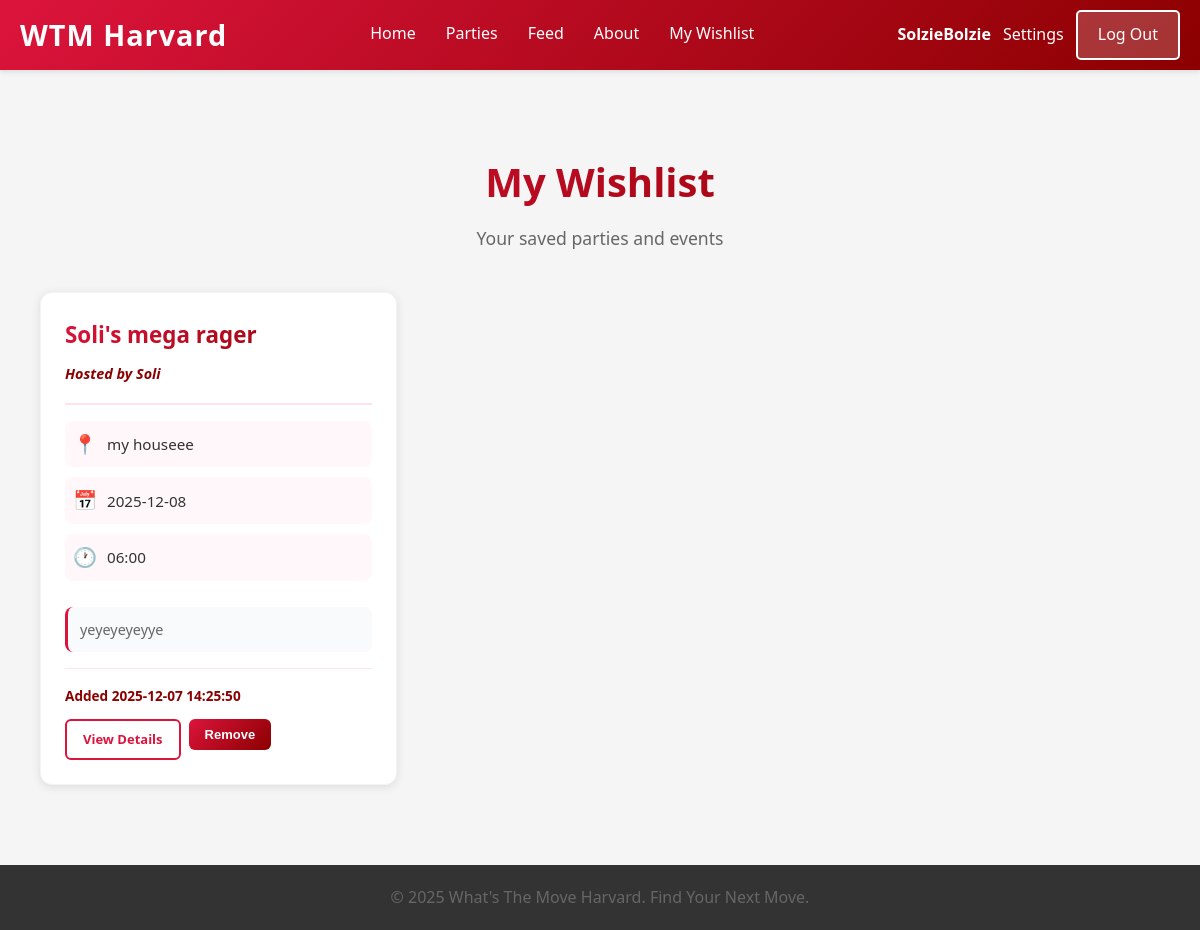
Before: /wishlist (signed in) with the older database file.
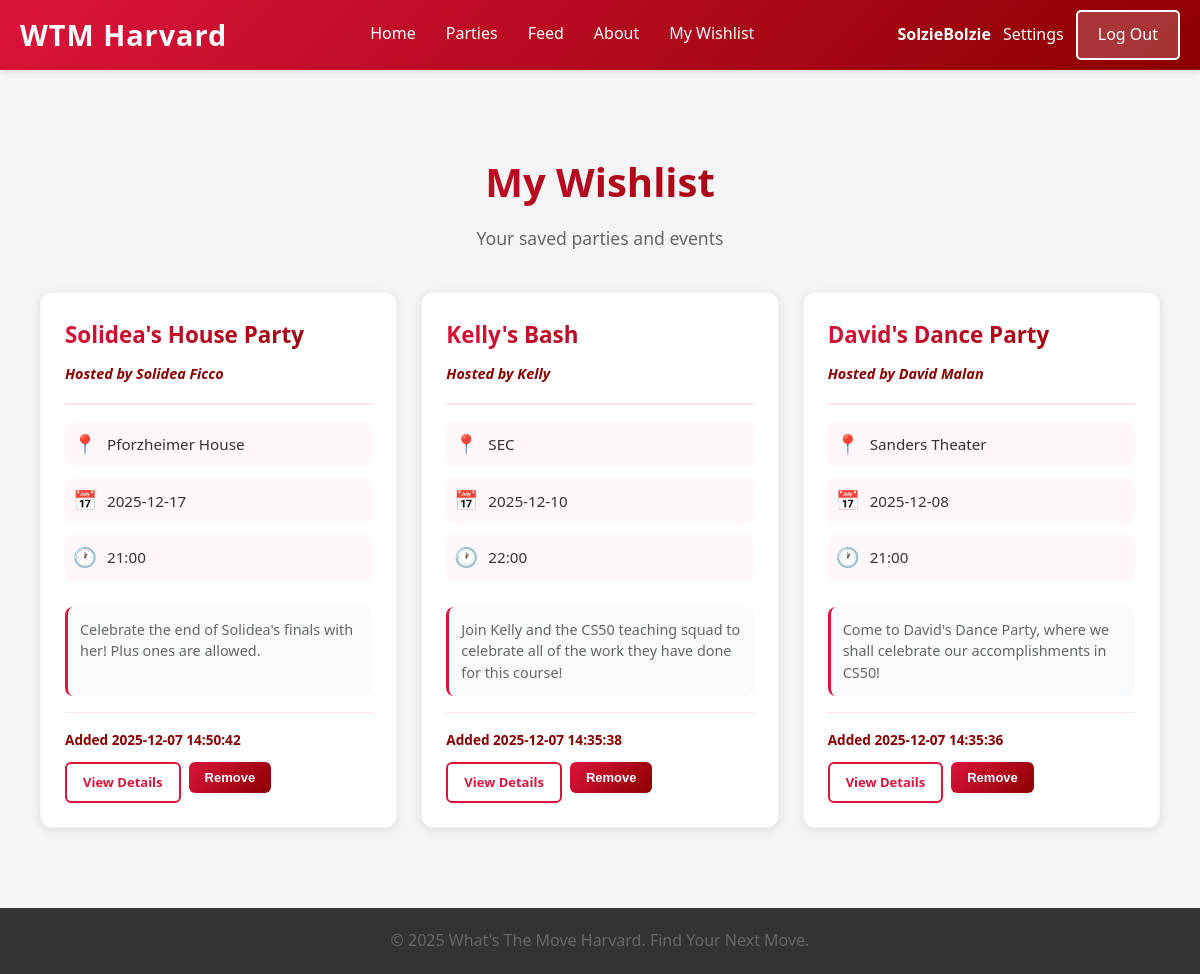
After: the same page with the newer database file.
### tables this page shows
CREATE TABLE wishlist (
            id INTEGER PRIMARY KEY AUTOINCREMENT,
            user_id INTEGER NOT NULL,
            party_id INTEGER NOT NULL,
            added_at TIMESTAMP DEFAULT CURRENT_TIMESTAMP,
            FOREIGN KEY (user_id) REFERENCES users(id),
            FOREIGN KEY (party_id) REFERENCES parties(id) ON DELETE CASCADE,
            UNIQUE(user_id, party_id)
        );

CREATE TABLE parties (id INTEGER PRIMARY KEY AUTOINCREMENT, user_id INTEGER NOT NULL, host_name TEXT NOT NULL, party_name TEXT NOT NULL, location TEXT NOT NULL, date TEXT NOT NULL, time TEXT NOT NULL, description TEXT, created_at TIMESTAMP DEFAULT CURRENT_TIMESTAMP, FOREIGN KEY (user_id) REFERENCES users(id));

### app.py (the view)
@app.route('/wishlist')
def wishlist_page():
    user = current_user()
    if not user:
        return redirect(url_for('login_page'))
    conn = get_db_connection()
    parties = conn.execute(
        """
        SELECT p.id,
               p.party_name,
               p.location,
               p.date,
               p.time,
               p.description,
               p.host_name,
               p.created_at,
               u.username AS created_by,
               w.added_at
        FROM wishlist w
        JOIN parties p ON w.party_id = p.id
        JOIN users u ON p.user_id = u.id
        WHERE w.user_id = ?
        ORDER BY w.added_at DESC
        """,
        (user['id'],)
    ).fetchall()
    conn.close()  # This allows user to see all parties in their wishlist and their details
    message = "You haven't added any parties to your wishlist yet." if not parties else None
    return render_template('wishlist.html', parties=parties, message=message, user=user)

### app.py (called while the page is built)
def get_db_connection():
    conn = sqlite3.connect(DATABASE)
    conn.row_factory = sqlite3.Row
    return conn

def current_user():
    if 'user_id' in session:
        return {'id': session['user_id'], 'email': session.get('user')}
    return None

### templates/wishlist.html (shortened to what this page needs)
{% extends "template.html" %}
{% block content %}
<div class="wishlist-container">
    <div class="wishlist-header">
        <h1>My Wishlist</h1>
        <p class="wishlist-subtitle">Your saved parties and events</p>
    </div>
    {% if message %}
    <div class="empty-state">
        <div class="empty-icon">📋</div>
        <p class="empty-message">{{ message }}</p>
        <a href="/list" class="btn primary">Browse Parties</a>
    </div>
    {% else %}
    <div class="parties-grid">
        {% for party in parties %}
        <div class="party-card">
            <div class="party-card-header">
                <h3 class="party-name">{{ party.party_name }}</h3>
                <span class="party-host">Hosted by {{ party.host_name }}</span>
            </div>
            <div class="party-details">
                <div class="detail-item">
                    <span class="detail-icon">📍</span>
                    <span class="detail-text">{{ party.location }}</span>
                </div>
                <div class="detail-item">
                    <span class="detail-icon">📅</span>
                    <span class="detail-text">{{ party.date }}</span>
                </div>
                <div class="detail-item">
                    <span class="detail-icon">🕐</span>
                    <span class="detail-text">{{ party.time }}</span>
                </div>
            </div>
            {% if party.description %}
            <p class="party-description">{{ party.description }}</p>
            {% endif %}
            <div class="party-footer">
                <small class="added-date">Added {{ party.added_at }}</small>
                <div class="party-actions">
                    <a href="/party/{{ party.id }}" class="btn btn-sm btn-outline">View Details</a>
                    <form action="/party/{{ party.id }}/wishlist" method="post" style="display: inline;">
                        <button type="submit" class="btn btn-sm btn-danger">Remove</button>
                    </form>
                </div>
            </div>
        </div>
        {% endfor %}
    </div>
    {% endif %}
</div>
{% endblock %}

Changed rows visible on the page:
removed wishlist: party_name "Soli's mega rager", host_name "Soli", location "my houseee", date "2025-12-08", time "06:00", description "yeyeyeyeyye", added_at "2025-12-07 14:25:50"
added wishlist: party_name "Solidea's House Party", host_name "Solidea Ficco", location "Pforzheimer House", date "2025-12-17", time "21:00", description "Celebrate the end of Solidea's finals with her! Plus ones are allowed.", added_at "2025-12-07 14:50:42"
added wishlist: party_name "Kelly's Bash", host_name "Kelly", location "SEC", date "2025-12-10", time "22:00", description "Join Kelly and the CS50 teaching squad to celebrate all of the work they have done for this course!", added_at "2025-12-07 14:35:38"
added wishlist: party_name "David's Dance Party", host_name "David Malan", location "Sanders Theater", date "2025-12-08", time "21:00", description "Come to David's Dance Party, where we shall celebrate our accomplishments in CS50!", added_at "2025-12-07 14:35:36"
